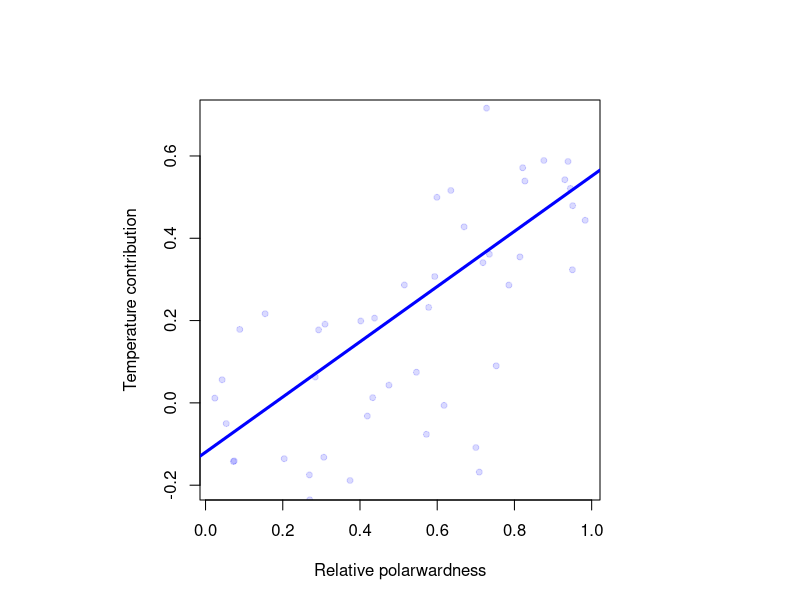

The R script that drew this image: (Note: this script raises an error after producing the figure.)
#load packages
library(rnaturalearth)

#list wds
wd_tables <- '/Users/carloseduardoaribeiro/Documents/Post-doc/SHAP/Manuscript/Methods/Things for figure'

#set seed
set.seed(69)

##### PLOT GRAPH ######

#create data for plot
varContr <- c(rnorm(10, mean = 0, sd = 0.15),
              rnorm(10, mean = 0.1, sd = 0.22),
              rnorm(10, mean = 0.3, sd = 0.29),
              rnorm(10, mean = 0.4, sd = 0.26),
              rnorm(10, mean = 0.5, sd = 0.15))

relPolewardness <- sort(runif(n = 50, min = 0, max = 1))

#set y and x lims
ylim <- c(-0.2, 0.7)
xlim <- c(0, 1)

#set parametres for plotting
par(mar = c(5,5,5,5), pty="s")

#minT
plot(relPolewardness, varContr, 
     pch = 19, cex = 0.8, col = '#0000FF25',
     ylab = 'Temperature contribution',
     xlab = 'Relative polarwardness',
     ylim = c(ylim[1], ylim[2]))

#fit linear model
lin_mod_minT <- lm(varContr ~ relPolewardness)
abline(lin_mod_minT, col = '#0000FF', lwd = 3)


##### PLOT MAP #####

#load world map
world <- ne_countries(returnclass = "sf")

#create polygon representing species range
poly = st_polygon(
  list(cbind(c(10,08,09,12,15,16,14,12,14,20,25,32,
               34,35,31,29,29,26,23,20,15,12,10),
             c(10,11,13,13,15,15,17,18,23,26,29,30,
               26,23,14,12,10,09,08,05,07,08,10))))

poly_sf <-  st_sfc(poly, crs = crs(world))

#create points representing species occurrences
lat <- (relPolewardness * (st_bbox(poly_sf)$ymax - st_bbox(poly_sf)$ymin)) +
              st_bbox(poly_sf)$ymin

lon <- runif(n = 50, 
             min = st_bbox(poly_sf)$xmin,
             max = st_bbox(poly_sf)$xmax)

#check one by one and put the ones out inside of the range
#I know, not a smart not efficient solution. but it gives me pleasure.
lon[1] <- lon[1] + 2
lon[2] <- lon[2] - 3
lon[3] <- lon[3] + 1
lon[4] <- lon[4] - 3
lon[5] <- lon[5] - 3
lon[6] <- lon[6] + 3
lon[7] <- lon[7] - 8
lon[10] <- lon[10] - 7
lon[12] <- lon[12] - 5
lon[17] <- lon[17] + 3
lon[24] <- lon[24] + 2
lon[32] <- lon[32] + 10
lon[38] <- lon[38] + 3
lon[39] <- lon[39] + 11
lon[41] <- lon[41] + 5
lon[42] <- lon[42] + 14
lon[45] <- lon[45] + 17
lon[47] <- lon[47] - 5

coords <- as.data.frame(cbind(lon, lat))

points_sf <- st_as_sf(coords, coords = c('lon', 'lat'), crs = crs(world))

#plot map
plot(poly_sf, lwd = 3, border = '#707070', col = '#F0F0F0')
plot(points_sf, add = T, pch = 19, cex = 0.8, col = '#0000FF25')

plot(points_sf[1,], add = T, pch = 19, cex = 0.8, col = '#FF0000')
plot(points_sf[2,], add = T, pch = 19, cex = 0.8, col = '#FF0000')
plot(points_sf[3,], add = T, pch = 19, cex = 0.8, col = '#FF0000')
plot(points_sf[4,], add = T, pch = 19, cex = 0.8, col = '#FF0000')
plot(points_sf[5,], add = T, pch = 19, cex = 0.8, col = '#FF0000')
plot(points_sf[6,], add = T, pch = 19, cex = 0.8, col = '#FF0000')
plot(points_sf[7,], add = T, pch = 19, cex = 0.8, col = '#FF0000')
plot(points_sf[8,], add = T, pch = 19, cex = 0.8, col = '#FF0000')
plot(points_sf[9,], add = T, pch = 19, cex = 0.8, col = '#FF0000')
plot(points_sf[10,], add = T, pch = 19, cex = 0.8, col = '#FF0000')
plot(points_sf[11,], add = T, pch = 19, cex = 0.8, col = '#FF0000')
plot(points_sf[12,], add = T, pch = 19, cex = 0.8, col = '#FF0000')
plot(points_sf[13,], add = T, pch = 19, cex = 0.8, col = '#FF0000')
plot(points_sf[14,], add = T, pch = 19, cex = 0.8, col = '#FF0000')
plot(points_sf[15,], add = T, pch = 19, cex = 0.8, col = '#FF0000')
plot(points_sf[16,], add = T, pch = 19, cex = 0.8, col = '#FF0000')
plot(points_sf[17,], add = T, pch = 19, cex = 0.8, col = '#FF0000')
plot(points_sf[18,], add = T, pch = 19, cex = 0.8, col = '#FF0000')
plot(points_sf[19,], add = T, pch = 19, cex = 0.8, col = '#FF0000')
plot(points_sf[20,], add = T, pch = 19, cex = 0.8, col = '#FF0000')
plot(points_sf[21,], add = T, pch = 19, cex = 0.8, col = '#FF0000')
plot(points_sf[22,], add = T, pch = 19, cex = 0.8, col = '#FF0000')
plot(points_sf[23,], add = T, pch = 19, cex = 0.8, col = '#FF0000')
plot(points_sf[24,], add = T, pch = 19, cex = 0.8, col = '#FF0000')
plot(points_sf[25,], add = T, pch = 19, cex = 0.8, col = '#FF0000')
plot(points_sf[26,], add = T, pch = 19, cex = 0.8, col = '#FF0000')
plot(points_sf[27,], add = T, pch = 19, cex = 0.8, col = '#FF0000')
plot(points_sf[28,], add = T, pch = 19, cex = 0.8, col = '#FF0000')
plot(points_sf[29,], add = T, pch = 19, cex = 0.8, col = '#FF0000')
plot(points_sf[30,], add = T, pch = 19, cex = 0.8, col = '#FF0000')
plot(points_sf[31,], add = T, pch = 19, cex = 0.8, col = '#FF0000')
plot(points_sf[32,], add = T, pch = 19, cex = 0.8, col = '#FF0000')
plot(points_sf[33,], add = T, pch = 19, cex = 0.8, col = '#FF0000')
plot(points_sf[34,], add = T, pch = 19, cex = 0.8, col = '#FF0000')
plot(points_sf[35,], add = T, pch = 19, cex = 0.8, col = '#FF0000')
plot(points_sf[36,], add = T, pch = 19, cex = 0.8, col = '#FF0000')
plot(points_sf[37,], add = T, pch = 19, cex = 0.8, col = '#FF0000')
plot(points_sf[38,], add = T, pch = 19, cex = 0.8, col = '#FF0000')
plot(points_sf[39,], add = T, pch = 19, cex = 0.8, col = '#FF0000')
plot(points_sf[40,], add = T, pch = 19, cex = 0.8, col = '#FF0000')
plot(points_sf[41,], add = T, pch = 19, cex = 0.8, col = '#FF0000')
plot(points_sf[42,], add = T, pch = 19, cex = 0.8, col = '#FF0000')
plot(points_sf[43,], add = T, pch = 19, cex = 0.8, col = '#FF0000')
plot(points_sf[44,], add = T, pch = 19, cex = 0.8, col = '#FF0000')
plot(points_sf[45,], add = T, pch = 19, cex = 0.8, col = '#FF0000')
plot(points_sf[46,], add = T, pch = 19, cex = 0.8, col = '#FF0000')
plot(points_sf[47,], add = T, pch = 19, cex = 0.8, col = '#FF0000')
plot(points_sf[48,], add = T, pch = 19, cex = 0.8, col = '#FF0000')
plot(points_sf[49,], add = T, pch = 19, cex = 0.8, col = '#FF0000')
plot(points_sf[50,], add = T, pch = 19, cex = 0.8, col = '#FF0000')


#save new coordinates
setwd(wd_tables)
write.csv(coords, 'Coordinates_points_large_map.csv', row.names = F)
